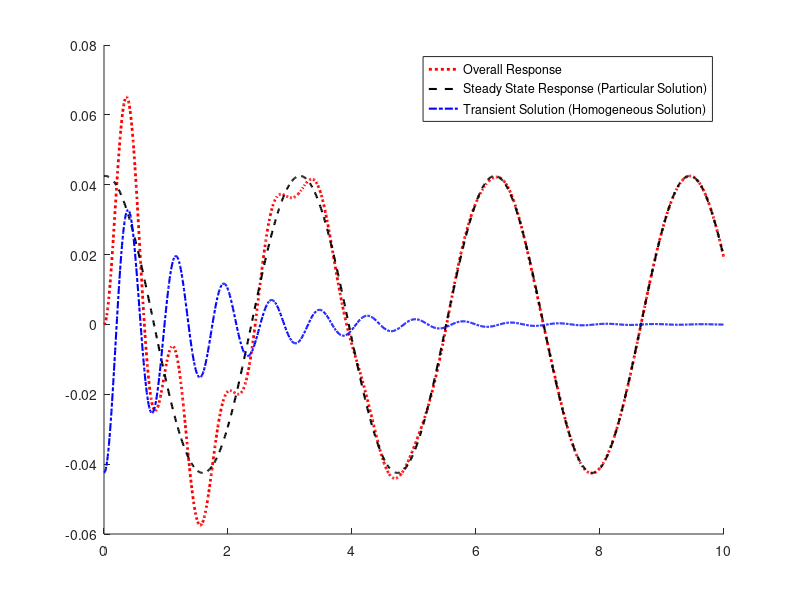

MATLAB code for this plot: (Note: this script raises an error after producing the figure.)
clear all
close all
clc

%system parameters
%mass
m = 750;
%damping
c = 1000;
%spring stiffness
k = 50000;
%simulation time
time_span = [0:0.01:10];
%natural eigenfrequency
omega_n = sqrt(k/m);
%frequency of the system/frequency of the harmonic force
omega = 2;
%magnitude of the harmonic force
force = 2000;
%critical damping 
c_c = 2*m*omega_n;
%damping ratio
damp_ratio = c/c_c;
%damping coefficient
del = c/(2*m);
%frequency ratio
r = omega/omega_n;
%initial conditions
x_0 = 0;%initial displacement (this is the overall displacement)
%the complimentary (homogeneous) and particular solutions at t=0 will add
%up to make the initial condition position value
x_dot_0 = 0;%initial velocity

%eigenvalues of the system/roots of the characteristic equation of the
%system
lambda = roots([1,2*del,omega_n^2]);

%amplitude/particular solution magnitude
x_max = (force/k)/sqrt((2*damp_ratio*r)^2 + (1-(r)^2)^2);

%phase lag in the displacment wrt the harmonic force
phi = atan(2*damp_ratio*r/(1-(r)^2));

%integration constants in the complimentary solution
c1 = x_0 - x_max*cos(phi) - ((lambda(1)*x_0 - x_dot_0 + x_max*(omega*sin(phi) - lambda(1)*cos(phi)))/(lambda(1) - lambda(2)));
c2 = (lambda(1)*x_0 - x_dot_0 + x_max*(omega*sin(phi) - lambda(1)*cos(phi)))/(lambda(1) - lambda(2));

%complimentary solution
x_t_c = real(c1*exp(lambda(1)*time_span) + c2*exp(lambda(2)*time_span));
v_t_c = real(lambda(1)*c1*exp(lambda(1)*time_span) + lambda(2)*c2*exp(lambda(2)*time_span));

%particular solutionx`  
x_t_p = x_max*cos(omega*time_span - phi);
v_t_p = -omega*x_max*sin(omega*time_span - phi);

%overall solution
x_t = x_t_c + x_t_p;
v_t = v_t_c + v_t_p;

%plotting 
figure(1)
hold on
plot(time_span,x_t,':','color','r','linewidth',2)
plot(time_span,x_t_p,'--','color','k','linewidth',1.5)
plot(time_span,x_t_c,'-.','color','b','linewidth',1.5)
legend('Overall Response','Steady State Response (Particular Solution)','Transient Solution (Homogeneous Solution)')
%%
%initialize figure
run('initialize_figure.m')

%draw ground
hold on
run('draw_ground.m')

%draw mass
run('draw_mass.m')

%draw spring
run('draw_spring.m')

%draw damper
run('draw_damper.m')

%draw Coordinate system
run('draw_cs')

%drawing excitation arrow
run('draw_arrow.m')

%animate the system
%initialize vectors for the graph
%these variables are the time dependent variables in the system which
%change 
%done to reduce computational times
%length of the displacement vector
x_t_length = length(x_t);
%plot time
%NaN() represents a vector whose elements are not numbers (all elements are
%NaN)
%NaN vector is basically an empty vector which can be filled 
t_plot = NaN(1,x_t_length);
x_t_plot = NaN(1,x_t_length);
v_t_plot = NaN(1,x_t_length);

%counting variable for each frame
ct = 1;
for i = 1:x_t_length
    cla %clearing the last frame
    %plotting graph (2nd subplot)
    %filling the NaN/empty vectors
    t_plot(i) = time_span(ct);
    x_t_plot(i) = x_t(ct);
    v_t_plot(i) = v_t(ct);
    
    %setting new values for the displacement graph and the velocity graph
    %setting new values for the displacement graph
    set(graph_plot(1),'Parent',axis_graph(1),'XData',t_plot,'YData',x_t_plot)
    %setting new values for the velocity graph
    set(graph_plot(2),'Parent',axis_graph(2),'XData',t_plot,'YData',v_t_plot)
    %since the dsiplacement and velocity is plotted inside the for loop, it
    %will be a dynamic plot chaging with each loop/or x(t) element/or
    %second
    
    %plotting animation
    %plotting ground
    plotcube(axis_ani,dim_g,pos_g,clr_g)
    %plotting mass
    %mass has a varying position
    pos_m = [x_t(ct) 0 0]; 
    plotcube(axis_ani,dim_m,pos_m,clr_m)
    
    %plotting spring
    %spring head is varying since it is attached to the mass
    %the new spring_head is given by
    %initially it may seem normal to not change the spring_head expression
    %as the pos_m has already changed but do remember the spring_head
    %calculated initially in the draw_spring script corresdponds to the one
    %calculated wrt a fixed mass and thus wont be valid
    %similarly, the X position (x xoordinates of the locus of spring) of
    %the spring also needs to be rewritten
    %dont forget to disable the values of x_pos_spring and spring_head
    %calculated previously 
    spring_head = x_t(ct) + dim_m(1)/2;
    x_pos_spring = (phi_s/phi_max)*(spring_head - spring_foot) + spring_foot;
    plot3(axis_ani,x_pos_spring,y_pos_spring,z_pos_spring,'color','b','linewidth',linewidth)

    %plot damper
    damper_head = [x_t(ct) + dim_m(1)/2,yd_offset,0.1];
    plotdamper(axis_ani,damper_foot,damper_head,stroke_damper_max,yd_offset)
    
    %plot Coordinate system
    %no change in coordinate system
    plotcs(axis_ani,xar,display_cs,y_csoffset,color_cs,linewidth,fontsize)
    
    %plot excitation arrow
    %position of arrow head
    arrow_head = [pos_m(1)-dim_m(1)/2,0,0];
    arrow_foot = [arrow_head(1) - max_length_arrow*cos(omega*time_span(ct)),0,0];
    plotarrow(axis_ani,arrow_head,arrow_foot,ya_offset,clr_a)
    
    %rotating the view
    %horizontal rotation (azimuth) = 90 degrees, rotation about Z axis
    %vertical elevation (elevation) = -90 degrees, negative value means it
    %moves below, positive value means it moves above
    view(90,-90)
    
    %to instruct MATLAB to draw all the above into the figure for every
    %loop
    drawnow
    
    ct = ct+1;
end



